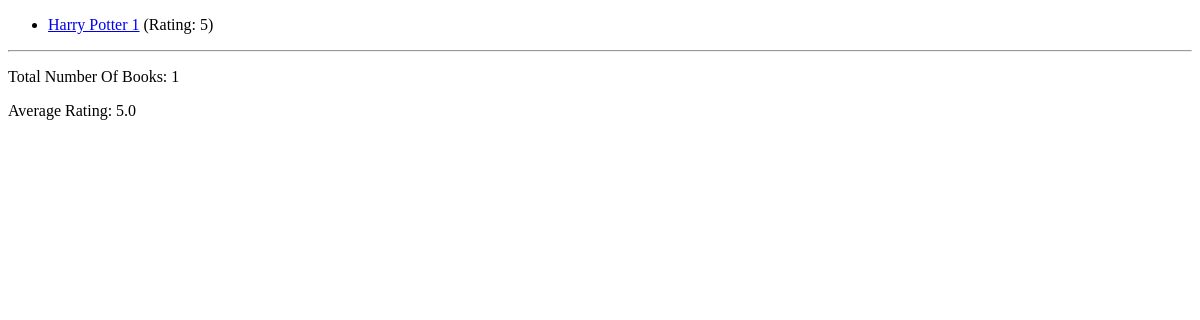
/, run on an earlier commit of the app's database.
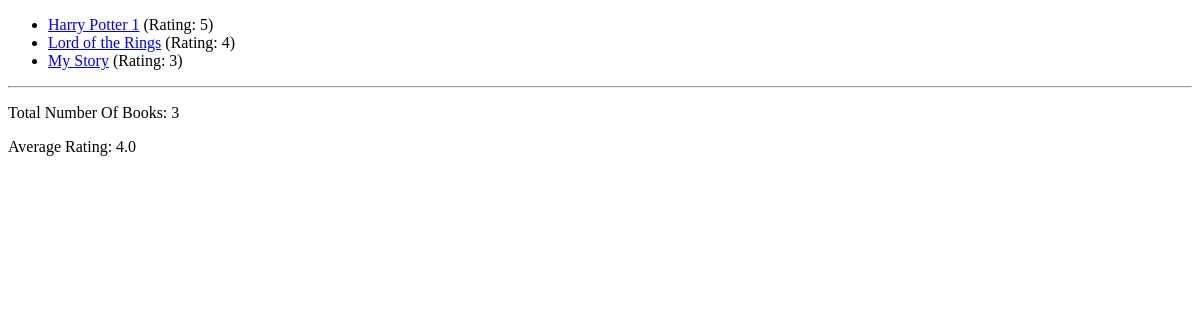
And on a later commit of the database.
### book_outlet/models.py (models this page shows, shortened)
class Book(models.Model):
    title = models.CharField(max_length = 50)
    rating = models.IntegerField(validators = [MinValueValidator(1), MaxValueValidator(5)])
    author = models.ForeignKey(Author, on_delete = models.CASCADE, null = True, related_name = "books") # Many to one relation
    is_bestselling = models.BooleanField(default = False)
    slug = models.SlugField(default = "", blank = True, null = False, db_index = True)
    published_countries = models.ManyToManyField(Country)
    def get_absolute_url(self):
        return reverse("book-detail", args = [self.slug])

### book_outlet/views.py (the view)
# urls.py: path("", views.index),
def index(request):
    books = Book.objects.all().order_by("-rating")
    num_books = books.count()
    avg_rating = books.aggregate(Avg("rating"))
    return render(request, "book_outlet/index.html", {
        "books": books,
        "total_numbers_of_books": num_books,
        "average_rating": avg_rating
    })

### book_outlet/templates/book_outlet/index.html (shortened to what this page needs)
{% extends "book_outlet/base.html" %}
{% block content %}
  <ul>
    {% for book in books %}
      <li><a href="{{ book.get_absolute_url }}">{{ book.title }}</a> (Rating: {{ book.rating }})</li>
    {% endfor %}
  </ul>
  <hr>
  <p>Total Number Of Books: {{ total_numbers_of_books }}</p>
  <p>Average Rating: {{ average_rating.rating__avg }}</p>
{% endblock %}

### book_outlet/templates/book_outlet/base.html (shortened to what this page needs)
<!DOCTYPE html>
<html lang="en" dir="ltr">
  <head>
  </head>
  <body>
    {% block content %}
    {% endblock %}
  </body>
</html>

What changed in the data, as far as the page shows it:
added Book: title "Lord of the Rings", rating "4"
added Book: title "My Story", rating "3"
Also different on the page:
{{ total_numbers_of_books }}: "1" → "3"
{{ average_rating.rating__avg }}: "5.0" → "4.0"
